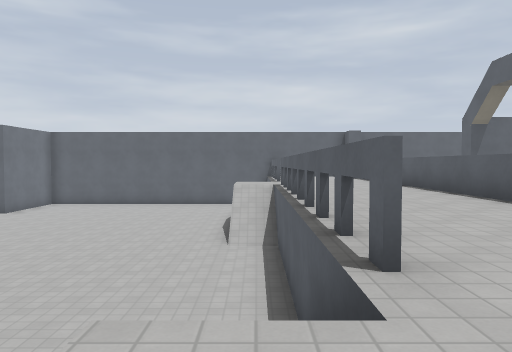
view 1 (above)

22 first-person views from a walk through a 3-D level made in the Godot game engine. The camera is 1.2 m above the floor, tilts 2° down and sees 70° across. The floor is counted in squares, 2 m on a side. Each view is taken from the middle of a square. On the plan, view 1 faces up. The plan holds only what a view shows up to about 10 squares ahead; the rest is blank. The place goes on beyond the plan. Surface patterns are stand-ins for the level's own textures.

view 2
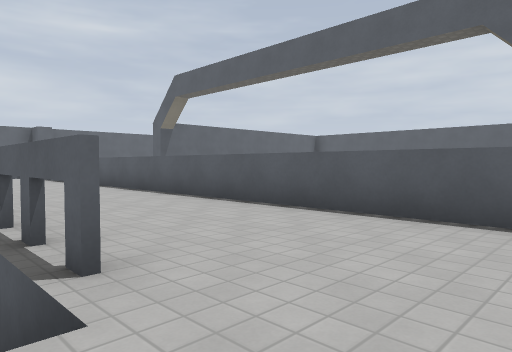

view 3
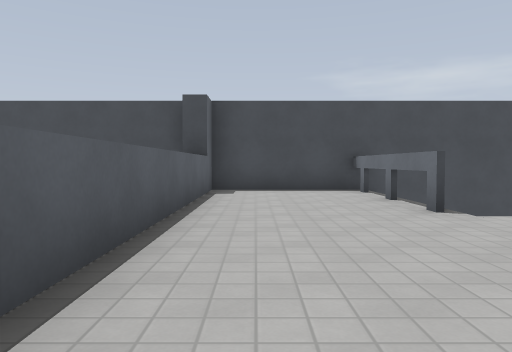

view 4
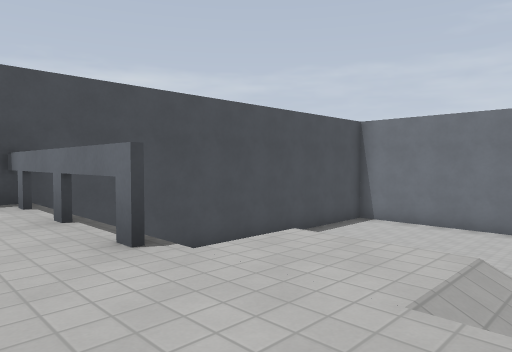

view 5
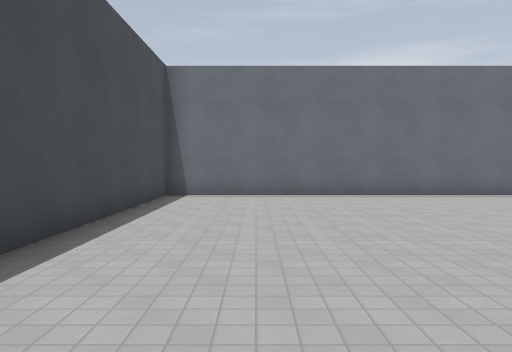

view 6
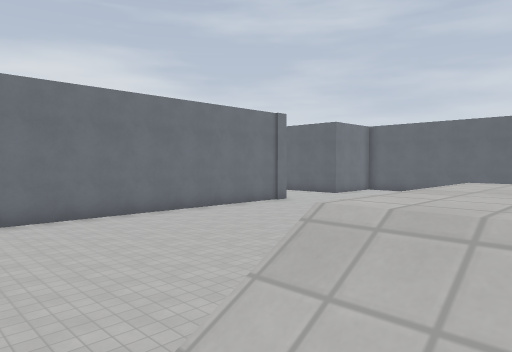

view 7
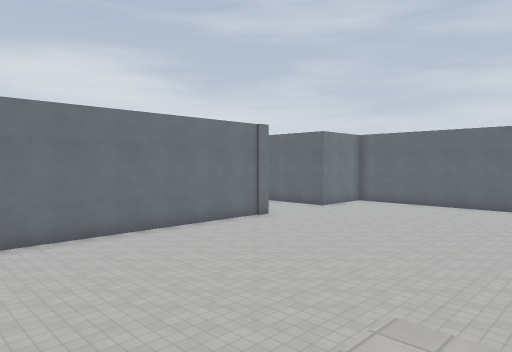

view 8
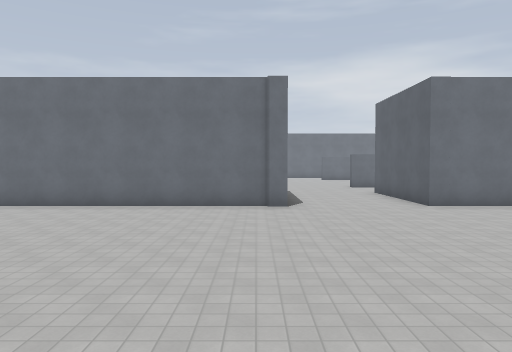

view 9
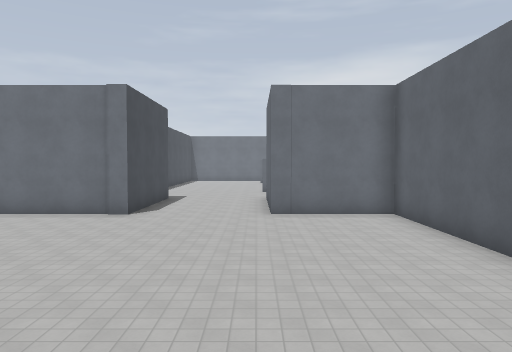

view 10
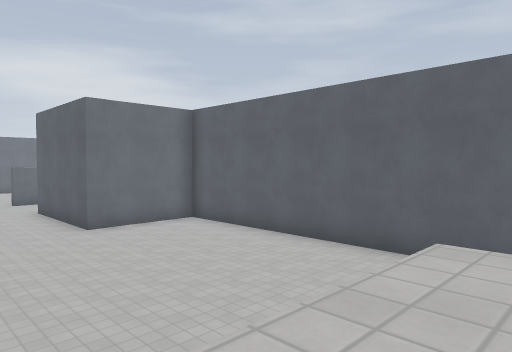

view 11
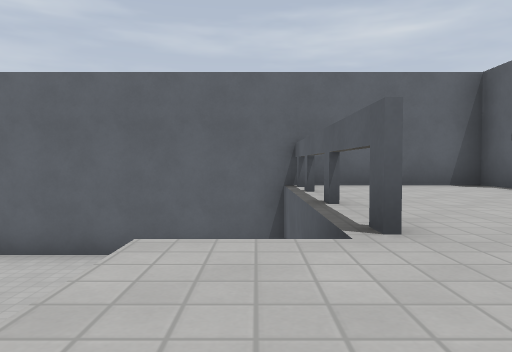

view 12
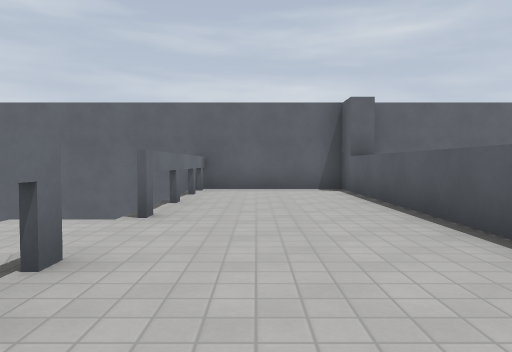

view 13
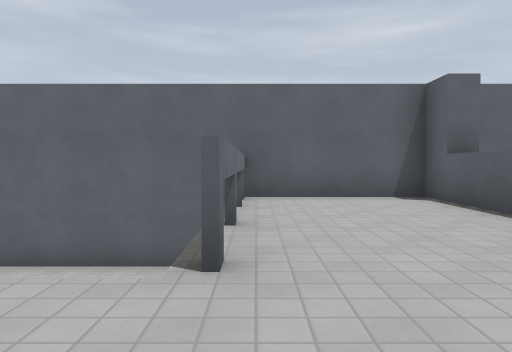

view 14
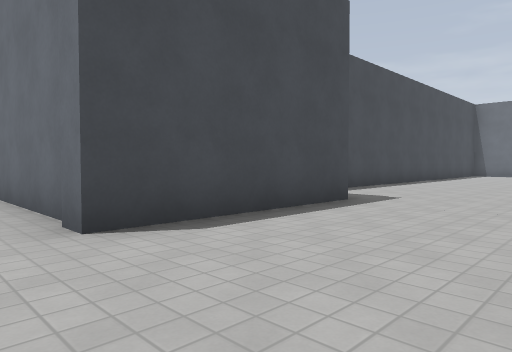

view 15
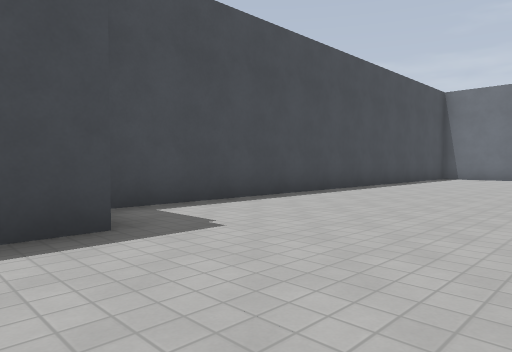

view 16
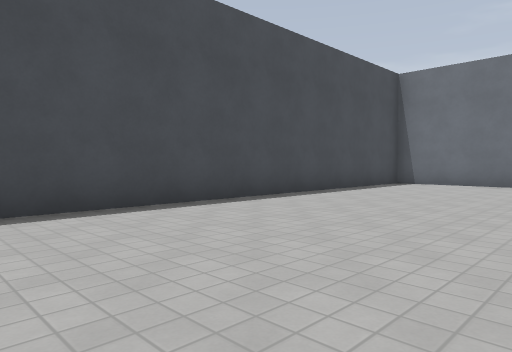

view 17
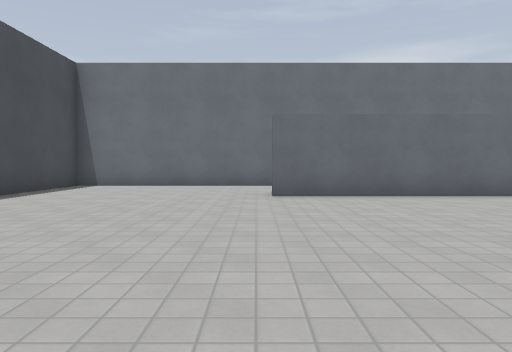

view 18
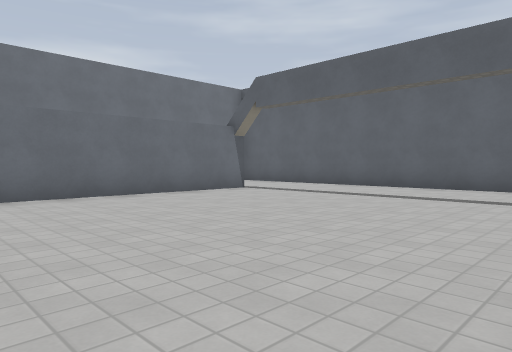

view 19
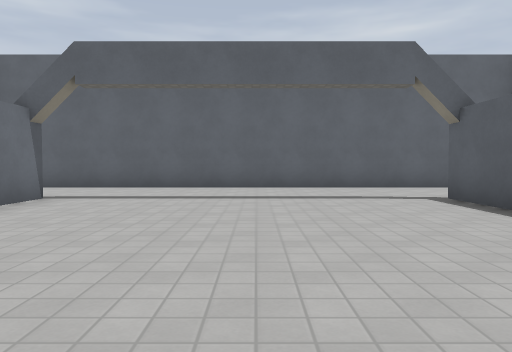

view 20
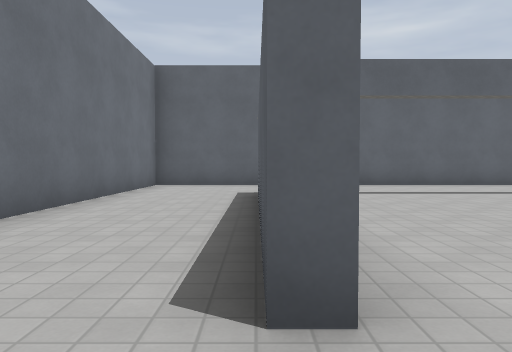

view 21
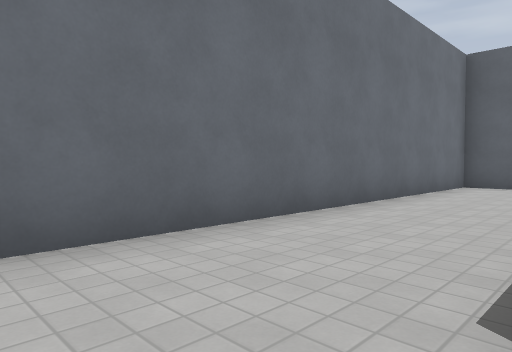

view 22
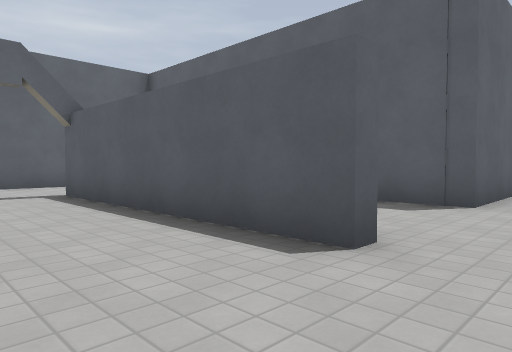

### Floor plan
Key: @ floor where view 1 was taken; # wall or solid block; . main floor; : floor 2.5 m higher than the main floor; / step, stairs or slope; ^ raised ledge.
Columns run from 27 left of view 1 to 6 right of it. Each row starts with its distance up from view 1.
 22 #############
 21 #...........
 20 #...........
 19 #..#.......#
 18 #..#.......#
 17 #..#.......#     #################
 16 #..#.......#     #......... :::#
 15 #..#.......# .#  #........  :::^
 14 #..#.......#..####........  :::^
 13 #......................... /:::^
 12 #........................../:::^
 11 #..........................::::^
 10 #........................../:::^
  9 #.............####........./:::^
  8 ###############  #..........:::^
  7                  #..........:::^
  6                  #..........:::^
  5                  #..........:::^
  4                  #..........:::^
  3                  #........  :::^
  2                  #........./:::^
  1                  #.........::::^
  0                  #.........@:::^
 -1                  #........./:::^
 -2                  #........ /#::^
 -3                  #........  :::^
 -4                  #........  :::#
 -5                  ###############

Where each view was taken, in squares from view 1:
view 1: 0 up, 0 right, facing up
view 2: 0 up, 0 right, facing up-right
view 3: 4 up, 3 right, facing down
view 4: 2 up, 2 right, facing down-left
view 5: 2 down, 0 right, facing left
view 6: 1 down, 0 right, facing up-left
view 7: 0 up, 0 right, facing up-left
view 8: 9 up, 0 right, facing left
view 9: 13 up, 0 right, facing left
view 10: 10 up, 0 right, facing up-left
view 11: 10 up, 0 right, facing up
view 12: 8 up, 2 right, facing up
view 13: 10 up, 1 right, facing up
view 14: 13 up, 8 left, facing down-left
view 15: 13 up, 12 left, facing down-left
view 16: 13 up, 16 left, facing down-left
view 17: 13 up, 17 left, facing left
view 18: 13 up, 17 left, facing up-left
view 19: 13 up, 20 left, facing up
view 20: 12 up, 24 left, facing up
view 21: 12 up, 24 left, facing up-left
view 22: 12 up, 19 left, facing up-right
